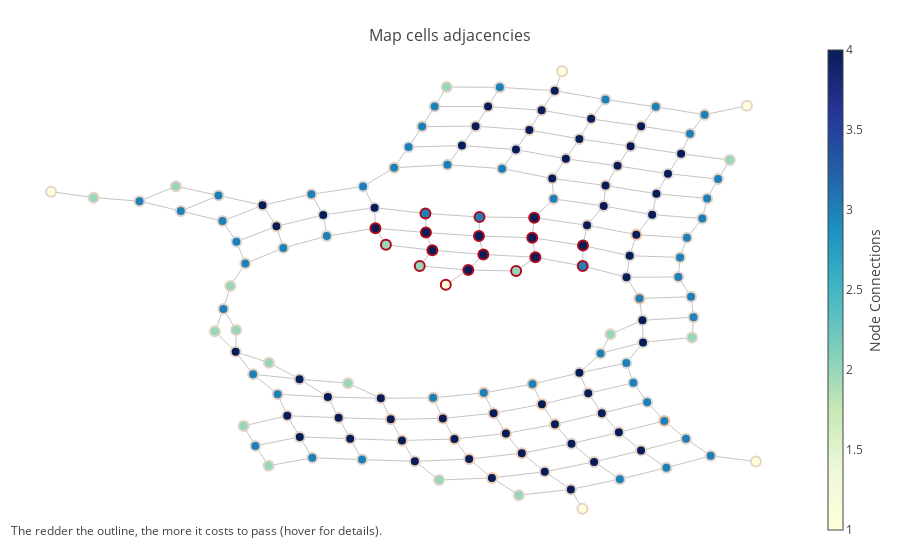

Here is the notebook cell this chart was saved with:
### Code cell
fig = go.Figure(data=[edge_trace, node_trace],
                layout=go.Layout(
                title='<br>Map cells adjacencies',
                titlefont=dict(size=16),
                showlegend=False,
                hovermode='closest',
                margin=dict(b=20, l=5, r=5, t=40),
                annotations=[dict(
                    text="The redder the outline, the more it costs to pass (hover for details).",
                    showarrow=False,
                    xref="paper", yref="paper",
                    x=0.005, y=-0.002)],
                xaxis=dict(showgrid=False, zeroline=False,
                           showticklabels=False),
                yaxis=dict(showgrid=False, zeroline=False, showticklabels=False)))

py.iplot(fig, filename='networkx')

### Figure 1 — Plotly figure (JSON) as saved in the notebook; plotly's stock layout.template omitted (floating-point values rounded to 4 significant figures; data arrays with more than 128 entries replaced by an {"elided": "..."} marker saying what was removed)
{"data": [{"hoverinfo": "none", "line": {"color": "#888", "width": 0.5}, "mode": "lines", "type": "scatter", "uid": "32bd17ea-b150-42d0-9934-05554d73f1be", "x": {"elided": "711 float values"}, "y": {"elided": "711 float values"}}, {"hoverinfo": "text", "marker": {"color": {"elided": "145 int values"}, "colorbar": {"thickness": 15, "title": {"side": "right", "text": "Node Connections"}, "xanchor": "left"}, "colorscale": "YlGnBu", "line": {"color": {"elided": "145 float values"}, "colorscale": "Reds", "width": 2}, "reversescale": true, "showscale": true, "size": 10}, "mode": "markers", "text": {"elided": "290 str values"}, "type": "scatter", "uid": "bfba8b17-0005-4df4-a2cd-b3f73ab1e958", "x": {"elided": "145 float values"}, "y": {"elided": "145 float values"}}], "layout": {"annotations": [{"showarrow": false, "text": "The redder the outline, the more it costs to pass (hover for details).", "x": 0.005, "xref": "paper", "y": -0.002, "yref": "paper"}], "autosize": true, "hovermode": "closest", "margin": {"b": 20, "l": 5, "r": 5, "t": 40}, "showlegend": false, "title": {"font": {"size": 16}, "text": "<br>Map cells adjacencies"}, "xaxis": {"autorange": true, "range": [-0.9058, 0.5951], "showgrid": false, "showticklabels": false, "type": "linear", "zeroline": false}, "yaxis": {"autorange": true, "range": [-1.151, 1.136], "showgrid": false, "showticklabels": false, "type": "linear", "zeroline": false}}}
